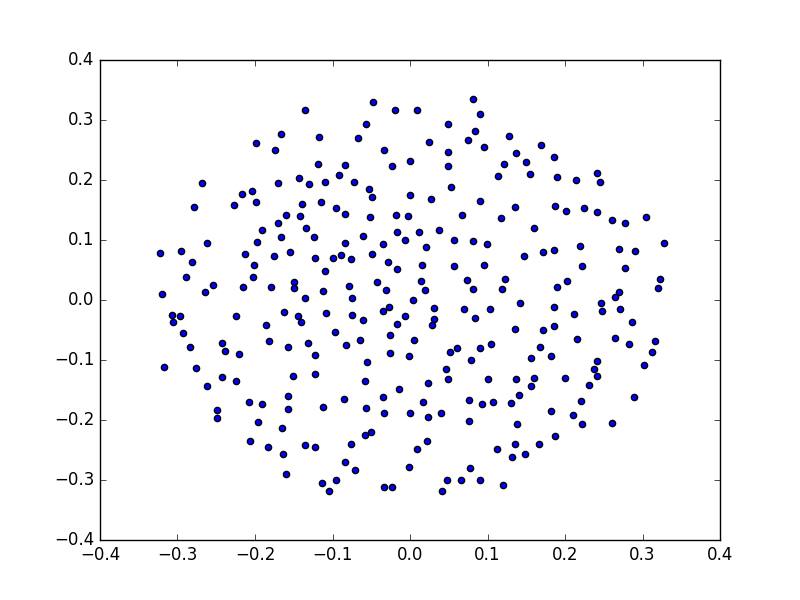

Here is the Python script that generated this plot:
from twitter import *
import time
import json
import pickle
import pandas as pd
from collections import Counter


## This uses the twitter API. I store my info in a file c'onfig.py'

config = {}
execfile("config.py", config)
twitter = Twitter(auth = OAuth(config["access_key"], config["access_secret"], config["consumer_key"], config["consumer_secret"]))


users = []
m = 1031884008005857280
sources = []

for i in range(4):
    a = twitter.search.tweets(q = '#FreeMariaButina', count=100, max_id = m)
    users+=[p['user']['screen_name'] for p in a['statuses']]
    sources+=[p['source'] for p in a['statuses']]
    ids = [p['id'] for p in a['statuses']]
    print users
    try : m = min(ids)
    except: break
    print[p['created_at'] for p in a['statuses'][-5:]]
    time.sleep(5)

u = Counter(users)
pobots = [a[0] for a in u.most_common(1500) if a[1]>2]   #choosing those that used hashtag 3 times 
len(pobots)  #556 perfect. 


thefile = open('Maria.txt', 'w')
for item in users:
  thefile.write("%s\n" % item)

df9 = pd.DataFrame(columns = ['screen_name', 'retweeted_ids'])


#Next get a bunch of data for each names
MID = 1020000000000000000
SID = 1016000000000000000
def get_timeline(sn):   #This pickles all the trimmed status data, doesn't save a lot of user info
    all_statuses = []
    howmany = 0 
    statuses = twitter.statuses.user_timeline(screen_name=sn, count = 200, max_id = MID, include_rts = True, since_id = SID, trim_user = True, exclude_replies = False)
    all_statuses+=statuses
    if len(all_statuses)==0 : return('empty')
    ids = [k['id'] for k in statuses]
    mid = min(ids)   #this throws error if empty
    time.sleep(.5)
    while(True):
        statuses = twitter.statuses.user_timeline(screen_name=sn, count = 200, max_id = mid, include_rts = True, since_id = SID, trim_user = True, exclude_replies = False)
        all_statuses+=statuses
        ids = [k['id'] for k in statuses]
        if(len(ids))<10: break
        mid = min(ids)
        time.sleep(.4)
        print mid, sn, howmany  
        howmany+=1
    retweets=[]
    for j in all_statuses:
        try: retweets+=[j['retweeted_status']['id']]  #each j is a json object with lots of data.  This simply adds the tweet id if retweeted. 
        except : continue
    df9.loc[len(df9)] = [sn, retweets] 
    
for ss in pobots[115:]:
    try: get_timeline(ss)
    except: 
        print 'error'
        time.sleep(5)
    print pobots.index(ss)
    if pobots.index(ss)%12==2:
        print(twitter.application.rate_limit_status(resources = 'statuses'))
        time.sleep(5)



pickle.dump(df9, open("maria_retweets.pickle","w"))


#now for the metric part 
import pandas as pd
import numpy as np
import scipy
from sklearn import preprocessing
from collections import Counter 
from sklearn import manifold
from matplotlib import pyplot as plt
from sklearn.cluster import KMeans
import pickle
import ot


def lists_to_metric(LL, top):  
    exponent = 3   #We add an a small eta and an exponent of the markov matrix to get ride of 0 transition probability 
    eta = 0.05
    flat_list = [item for sublist in LL for item in sublist]   
    flc = Counter(flat_list)
    common_rt = set([hh[0] for hh in flc.most_common(top)])
    threshold = flc.most_common(top)[top-1][1]
    LS = [set(l) for l in LL]
    LSS = [l.intersection(common_rt) for l in LS] 
    BL = [] 
    labels = list(common_rt)
    M = np.zeros([len(LL),len(labels)])
    for i in range(len(LL)):
        for p in LL[i]:
            if p in labels: M[i,labels.index(p)]=1
    SM = preprocessing.normalize(M, norm='l1')   #Now it's a right stochastic matrix, ie. each row sums to 1.  
    MSM = M.transpose().dot(SM) #This matrix is now the transition probability matrix.
    MSM = preprocessing.normalize(MSM, norm='l1')
    Mexp = np.linalg.matrix_power(MSM,exponent)
    NMSM = preprocessing.normalize(MSM+eta*Mexp, norm='max')
    distance_metric = -np.log(NMSM)/2
    return(NMSM,distance_metric,labels,threshold)

listlist = list(df9.retweeted_ids)
tweet_metric = lists_to_metric(listlist, 200)
## the threshold was 43  so quite a number of retweets here but not quite as many as the other group 
labels = tweet_metric[2]

def convert_hot(l, labels):                 # each user now has a binary vector indexed by retweet, with '1' if user retweeted
    cl = [k in l for k in labels]
    return(np.array([int(c) for c in cl]))
    
retweet_list = list(df9.retweeted_ids)
hotvecs = [convert_hot(i, labels) for i in retweet_list]
total_selected = [a.sum() for a in hotvecs]
df9['hotvecs'] = hotvecs
df9['hot_rts'] = total_selected


#Now subselect those that have at least minimum number of common retweets
df8=df9[df9.hot_rts>6]  #291 of these

list_of_hot_vecs = df8.hotvecs


#here, we use the Wasserstein metric to compare tweet vectors 

def get_W(v1,v2,dsq):  #vector1, vector2, and the metric to be used
    L = len(v1)
    inds=[i for i in range(L) if (v1[i]+v2[i])>0]
    lv1 = np.asfarray(v1[inds])
    lv2 = np.asfarray(v2[inds])
    lv1 = lv1/lv1.sum()
    lv2 = lv2/lv2.sum()
    ldsq = dsq[:,inds][inds]
    try : mm = ot.emd(lv1,lv2,list(ldsq))
    except : return(25)  #I believe the errors are for when vecs are empty
    value = (mm*ldsq).sum()
    return(value)


metric_on_users = [[get_W(p,q, tweet_metric[1]) for p in list_of_hot_vecs] for q in list_of_hot_vecs]
#took about a minute

#floyd warshall may or may not do anything but run it anyways 
fw = scipy.sparse.csgraph.floyd_warshall(metric_on_users)
sfw = (fw+fw.transpose())/2
view_metric = pd.DataFrame(metric_on_users, columns = df8.screen_name)
view_metric.index=df8.screen_name



mds = manifold.MDS(n_components=2, metric=True, n_init=4, max_iter=300, verbose=0, eps=0.001, n_jobs=1, random_state=None, dissimilarity='precomputed')
pos = mds.fit(sfw).embedding_

plt.scatter(pos[:,0], pos[:,1]) 
plt.show()

#this is the original 2d projection, without using an Ricci methods.  

clust =  KMeans(n_clusters=2)
clust.fit(pos)
clust.labels_
LABEL_COLOR_MAP = {0 : 'r',
                   1 : 'b',
                   }
label_color = [LABEL_COLOR_MAP[l] for l in clust.labels_]
plt.scatter(pos[:,0], pos[:,1],c=label_color )
view_metric['cluster'] = clust.labels_
view_metric.to_csv("view_metric.csv")  #this output the metric to a csv for easy perusing


# the following is more or less copied from https://github.com/micah541/Ricci


import numexpr as ne
import scipy.linalg as sl
def add_AB_to_C(A, B, C):
    """
    Compute C += AB in-place.
    This uses gemm from whatever BLAS is available.
    MKL requires Fortran ordered arrays to avoid copies.
    Hence we work with transpositions of default c-style arrays.
    This function throws error if computation is not in-place.
    """
    gemm = sl.get_blas_funcs("gemm", (A, B, C))
    assert np.isfortran(C.T) and np.isfortran(A.T) and np.isfortran(B.T)
    D = gemm(1.0, B.T, A.T, beta=1, c=C.T, overwrite_c=1)
    assert D.base is C or D.base is C.bas


def applyRicci(sqdist, eta, T, Ricci, mode='sym'):
    """
    Apply coarse Ricci to a squared distance matrix.
    Can handle symmetric, max, and nonsymmetric modes.
    Gaussian localizing kernel is used with T as variance parameter.
    """
    if 'sym' in mode:
        ne.evaluate('sqdist - (eta/2)*exp(-sqdist/T)*(Ricci+RicciT)',
                    global_dict={'RicciT': Ricci.T}, out=sqdist)
    elif 'max' in mode:
        ne.evaluate(
            'sqdist - eta*exp(-sqdist/T)*where(Ricci<RicciT, RicciT, Ricci)',
            global_dict={'RicciT': Ricci.T}, out=sqdist)
    elif 'dumb' in mode:
        ne.evaluate('sqdist*(1 - eta*exp(-sqdist/T))', out=sqdist)
    else:
        ne.evaluate('sqdist - eta*exp(-sqdist/T)*Ricci',
                    global_dict={'RicciT': Ricci.T}, out=sqdist)


def coarseRicci(L, sqdist, R, temp1=None, temp2=None):
    """
    Fully optimized Ricci matrix computation.
    Requires 7 matrix multiplications and many entrywise operations.
    Only 2 temporary matrices are needed, and can be provided as arguments.
    Uses full gemm functionality to avoid creating intermediate matrices.
    R is the output array, while temp1 and temp2 are temporary matrices.
    """
    D = sqdist
    if temp1 is None:
        temp1 = np.zeros(sqdist.shape)
    if temp2 is None:
        temp2 = np.zeros(sqdist.shape)
    A = temp1
    B = temp2
    # this C should not exist
    B = ne.evaluate("D*D/4.0")
    L.dot(B, out=A)
    L.dot(D, out=B)
    ne.evaluate("A-D*B", out=A)
    L.dot(A, out=R)
    # the first two terms done
    L.dot(B, out=A)
    ne.evaluate("R+0.5*(D*A+B*B)", out=R)
    # Now R contains everything under overline
    ne.evaluate("R+dR-0.5*dA*D-dB*B",
                global_dict={'dA': np.diag(A).copy()[:, None],
                             'dB': np.diag(B).copy()[:, None],
                             'dR': np.diag(R).copy()[:, None]}, out=R)
    # Now R contains all but two matrix products from line 2
    L.dot(L, out=A)
    ne.evaluate("L*BT-0.5*A*D", global_dict={'BT': B.T}, out=A)
    add_AB_to_C(A, D, R)
    ne.evaluate("L*D", out=A)
    add_AB_to_C(A, B, R)
    # done!
    np.fill_diagonal(R, 0.0)



def computeLaplaceMatrix(sqdist, t, L):
    """ Compute heat approximation to Laplacian matrix using logarithms. """
    lt = np.log(2.0 / t)
    ne.evaluate('sqdist / (-2.0 * t)', out=L)
    # sqdist is nonnegative, with 0 on the diagonal
    # so the largest element of each row of L is 0
    # no logsumexp needed
    density = ne.evaluate("sum(exp(L), axis=1)")[:, None]
    ne.evaluate("log(density)", out=density)
    # sum in rows must be 1, except for 2/t factor
    ne.evaluate('exp(L - density + lt)', out=L)
    L[np.diag_indices(len(L))] -= 2.0 / t

#Now in order to run "Ricci Flow"....

L = np.zeros(sfw.shape)
R = np.zeros(sfw.shape)

computeLaplaceMatrix(sfw, 1, L)  #note the way we had this set up (with Bartek Suideja) it was more efficient to pass to matrices to the function and have them modified.  We (mostly just Bartek) worked really hard to get the algorithm running efficiently. 
coarseRicci(L, sfw, R)
m = sfw.copy()
for ij in range(1500):
    applyRicci(m, 0.001, 1, R)


mds = manifold.MDS(n_components=2, metric=True, n_init=4, max_iter=300, verbose=0, eps=0.001, n_jobs=1, random_state=None, dissimilarity='precomputed')
pos = mds.fit(m).embedding_

plt.scatter(pos[:,0], pos[:,1]) 
plt.show()


clust =  KMeans(n_clusters=2)
clust.fit(pos)
clust.labels_
LABEL_COLOR_MAP = {0 : 'r',
                   1 : 'b',
                   }
label_color = [LABEL_COLOR_MAP[l] for l in clust.labels_]
plt.scatter(pos[:,0], pos[:,1],c=label_color )



def lists_to_metric(LL, top):  
    exponent = 3   #We add an a small eta and an exponent of the markov matrix to get ride of 0 transition probability 
    eta = 0.05
    flat_list = [item for sublist in LL for item in sublist]   
    flc = Counter(flat_list)
    common_rt = set([hh[0] for hh in flc.most_common(top)])
    threshold = flc.most_common(top)[top-1][1]
    LS = [set(l) for l in LL]
    LSS = [l.intersection(common_rt) for l in LS] 
    BL = [] 
    labels = list(common_rt)
    M = np.zeros([len(LL),len(labels)])
    for i in range(len(LL)):
        for p in LL[i]:
            if p in labels: M[i,labels.index(p)]=1
    SM = preprocessing.normalize(M, norm='l1')   #Now it's a right stochastic matrix, ie. each row sums to 1.  
    MSM = M.transpose().dot(SM) #This matrix is now the transition probability matrix.
    MSM = preprocessing.normalize(MSM, norm='l1')
    Mexp = np.linalg.matrix_power(MSM,exponent)
    NMSM = preprocessing.normalize(MSM+eta*Mexp, norm='max')
    distance_metric = -np.log(NMSM)/2
    return(NMSM,distance_metric,labels,threshold)

listlist = list(df9.retweeted_ids)
tweet_metric = lists_to_metric(listlist, 600)
## the threshold was 52  so quite a number of retweets here 
labels = tweet_metric[2]

def convert_hot(l, labels):                 # each user now has a binary vector indexed by retweet, with '1' if user retweeted
    cl = [k in l for k in labels]
    return(np.array([int(c) for c in cl]))
    
retweet_list = list(df9.retweeted_ids)
hotvecs = [convert_hot(i, labels) for i in retweet_list]
total_selected = [a.sum() for a in hotvecs]
df9['hotvecs'] = hotvecs
df9['hot_rts'] = total_selected


#Now subselect those that have at least minimum number of common retweets
df8=df9[df9.hot_rts>9]  #948 of these

list_of_hot_vecs = df8.hotvecs


#here, we use the Wasserstein metric to compare tweet vectors 

def get_W(v1,v2,dsq):  #vector1, vector2, and the metric to be used
    L = len(v1)
    inds=[i for i in range(L) if (v1[i]+v2[i])>0]
    lv1 = np.asfarray(v1[inds])
    lv2 = np.asfarray(v2[inds])
    lv1 = lv1/lv1.sum()
    lv2 = lv2/lv2.sum()
    ldsq = dsq[:,inds][inds]
    try : mm = ot.emd(lv1,lv2,list(ldsq))
    except : return(25)  #I believe the errors are for when vecs are empty
    value = (mm*ldsq).sum()
    return(value)


metric_on_users = [[get_W(p,q, tweet_metric[1]) for p in list_of_hot_vecs] for q in list_of_hot_vecs]
#took about ten minutes


#floyd warshall may or may not do anything but run it anyways 
fw = scipy.sparse.csgraph.floyd_warshall(metric_on_users)
sfw = (fw+fw.transpose())/2
view_metric = pd.DataFrame(metric_on_users, columns = df8.screen_name)
view_metric.index=df8.screen_name



mds = manifold.MDS(n_components=2, metric=True, n_init=4, max_iter=300, verbose=0, eps=0.001, n_jobs=1, random_state=None, dissimilarity='precomputed')
pos = mds.fit(sfw).embedding_

plt.scatter(pos[:,0], pos[:,1]) 
plt.show()

#this is the original 2d projection, without using an Ricci methods.  

clust =  KMeans(n_clusters=2)
clust.fit(pos)
clust.labels_
LABEL_COLOR_MAP = {0 : 'r',
                   1 : 'b',
                   }
label_color = [LABEL_COLOR_MAP[l] for l in clust.labels_]
plt.scatter(pos[:,0], pos[:,1],c=label_color )
view_metric['cluster'] = clust.labels_
view_metric.to_csv("view_metric.csv")  #this output the metric to a csv for easy perusing


# the following is more or less copied from https://github.com/micah541/Ricci


import numexpr as ne
import scipy.linalg as sl
def add_AB_to_C(A, B, C):
    """
    Compute C += AB in-place.
    This uses gemm from whatever BLAS is available.
    MKL requires Fortran ordered arrays to avoid copies.
    Hence we work with transpositions of default c-style arrays.
    This function throws error if computation is not in-place.
    """
    gemm = sl.get_blas_funcs("gemm", (A, B, C))
    assert np.isfortran(C.T) and np.isfortran(A.T) and np.isfortran(B.T)
    D = gemm(1.0, B.T, A.T, beta=1, c=C.T, overwrite_c=1)
    assert D.base is C or D.base is C.bas


def applyRicci(sqdist, eta, T, Ricci, mode='sym'):
    """
    Apply coarse Ricci to a squared distance matrix.
    Can handle symmetric, max, and nonsymmetric modes.
    Gaussian localizing kernel is used with T as variance parameter.
    """
    if 'sym' in mode:
        ne.evaluate('sqdist - (eta/2)*exp(-sqdist/T)*(Ricci+RicciT)',
                    global_dict={'RicciT': Ricci.T}, out=sqdist)
    elif 'max' in mode:
        ne.evaluate(
            'sqdist - eta*exp(-sqdist/T)*where(Ricci<RicciT, RicciT, Ricci)',
            global_dict={'RicciT': Ricci.T}, out=sqdist)
    elif 'dumb' in mode:
        ne.evaluate('sqdist*(1 - eta*exp(-sqdist/T))', out=sqdist)
    else:
        ne.evaluate('sqdist - eta*exp(-sqdist/T)*Ricci',
                    global_dict={'RicciT': Ricci.T}, out=sqdist)


def coarseRicci(L, sqdist, R, temp1=None, temp2=None):
    """
    Fully optimized Ricci matrix computation.
    Requires 7 matrix multiplications and many entrywise operations.
    Only 2 temporary matrices are needed, and can be provided as arguments.
    Uses full gemm functionality to avoid creating intermediate matrices.
    R is the output array, while temp1 and temp2 are temporary matrices.
    """
    D = sqdist
    if temp1 is None:
        temp1 = np.zeros(sqdist.shape)
    if temp2 is None:
        temp2 = np.zeros(sqdist.shape)
    A = temp1
    B = temp2
    # this C should not exist
    B = ne.evaluate("D*D/4.0")
    L.dot(B, out=A)
    L.dot(D, out=B)
    ne.evaluate("A-D*B", out=A)
    L.dot(A, out=R)
    # the first two terms done
    L.dot(B, out=A)
    ne.evaluate("R+0.5*(D*A+B*B)", out=R)
    # Now R contains everything under overline
    ne.evaluate("R+dR-0.5*dA*D-dB*B",
                global_dict={'dA': np.diag(A).copy()[:, None],
                             'dB': np.diag(B).copy()[:, None],
                             'dR': np.diag(R).copy()[:, None]}, out=R)
    # Now R contains all but two matrix products from line 2
    L.dot(L, out=A)
    ne.evaluate("L*BT-0.5*A*D", global_dict={'BT': B.T}, out=A)
    add_AB_to_C(A, D, R)
    ne.evaluate("L*D", out=A)
    add_AB_to_C(A, B, R)
    # done!
    np.fill_diagonal(R, 0.0)



def computeLaplaceMatrix(sqdist, t, L):
    """ Compute heat approximation to Laplacian matrix using logarithms. """
    lt = np.log(2.0 / t)
    ne.evaluate('sqdist / (-2.0 * t)', out=L)
    # sqdist is nonnegative, with 0 on the diagonal
    # so the largest element of each row of L is 0
    # no logsumexp needed
    density = ne.evaluate("sum(exp(L), axis=1)")[:, None]
    ne.evaluate("log(density)", out=density)
    # sum in rows must be 1, except for 2/t factor
    ne.evaluate('exp(L - density + lt)', out=L)
    L[np.diag_indices(len(L))] -= 2.0 / t

#Now in order to run "Ricci Flow"....

L = np.zeros(sfw.shape)
R = np.zeros(sfw.shape)

computeLaplaceMatrix(sfw, 1, L)  #note the way we had this set up (with Bartek Suideja) it was more efficient to pass to matrices to the function and have them modified.  We (mostly just Bartek) worked really hard to get the algorithm running efficiently. 
coarseRicci(L, sfw, R)
m = sfw.copy()
for ij in range(1000):
    applyRicci(m, 0.001, 1, R)

m = np.maximum.reduce([m, np.zeros(m.shape)])



mds = manifold.MDS(n_components=2, metric=True, n_init=4, max_iter=300, verbose=0, eps=0.001, n_jobs=1, random_state=None, dissimilarity='precomputed')
pos = mds.fit(m).embedding_

plt.scatter(pos[:,0], pos[:,1]) 
plt.show()


clust =  KMeans(n_clusters=2)
clust.fit(pos)
clust.labels_
LABEL_COLOR_MAP = {0 : 'r',
                   1 : 'b',
                   }
label_color = [LABEL_COLOR_MAP[l] for l in clust.labels_]
plt.scatter(pos[:,0], pos[:,1],c=label_color )
